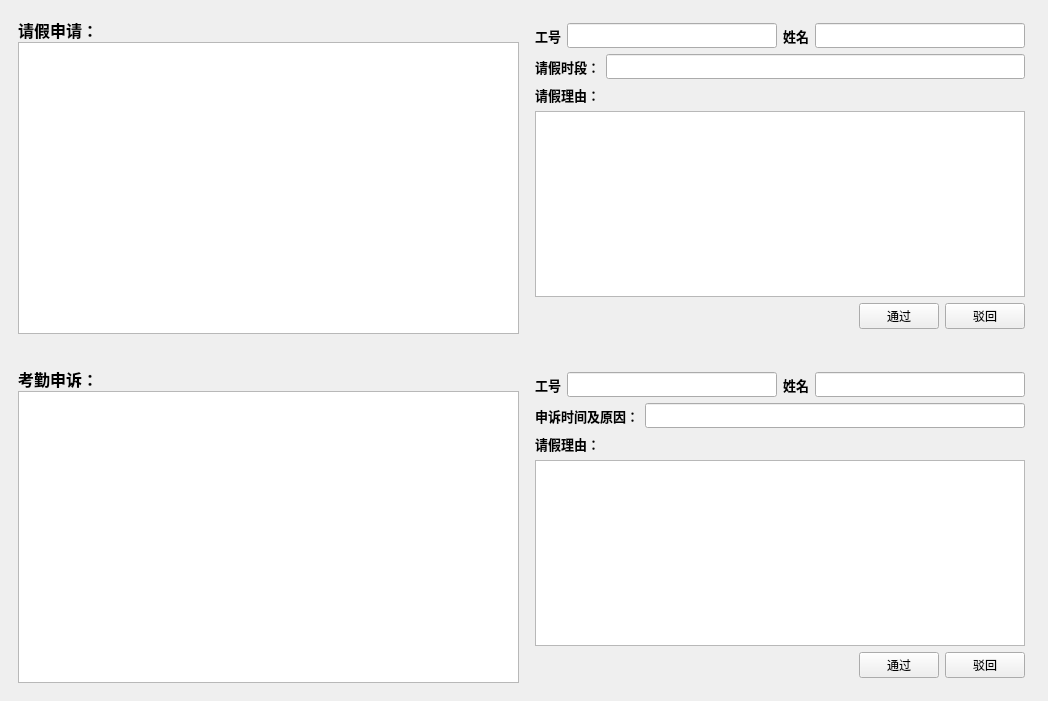
<?xml version="1.0" encoding="UTF-8"?>
<ui version="4.0">
 <class>Requests_Verify_ui</class>
 <widget class="QWidget" name="Requests_Verify_ui">
  <property name="geometry">
   <rect>
    <x>0</x>
    <y>0</y>
    <width>1048</width>
    <height>701</height>
   </rect>
  </property>
  <property name="windowTitle">
   <string>Form</string>
  </property>
  <layout class="QGridLayout" name="gridLayout_4">
   <property name="leftMargin">
    <number>9</number>
   </property>
   <property name="topMargin">
    <number>9</number>
   </property>
   <property name="rightMargin">
    <number>9</number>
   </property>
   <property name="bottomMargin">
    <number>9</number>
   </property>
   <property name="verticalSpacing">
    <number>15</number>
   </property>
   <item row="0" column="0">
    <widget class="QWidget" name="widget_breakday_container" native="true">
     <layout class="QGridLayout" name="gridLayout_2">
      <property name="horizontalSpacing">
       <number>11</number>
      </property>
      <item row="0" column="0">
       <layout class="QVBoxLayout" name="layout_breakday_show">
        <item>
         <widget class="QLabel" name="label_breakday_title">
          <property name="font">
           <font>
            <family>Microsoft YaHei UI</family>
            <pointsize>12</pointsize>
            <weight>75</weight>
            <bold>true</bold>
           </font>
          </property>
          <property name="text">
           <string>请假申请：</string>
          </property>
         </widget>
        </item>
        <item>
         <widget class="QTableView" name="tableView_breakday_show"/>
        </item>
       </layout>
      </item>
      <item row="0" column="1">
       <widget class="QWidget" name="widget_breakday_deal" native="true">
        <layout class="QGridLayout" name="gridLayout_3">
         <property name="leftMargin">
          <number>5</number>
         </property>
         <property name="topMargin">
          <number>5</number>
         </property>
         <property name="rightMargin">
          <number>5</number>
         </property>
         <property name="bottomMargin">
          <number>5</number>
         </property>
         <item row="0" column="0">
          <layout class="QHBoxLayout" name="layout_showBasicInfo">
           <item>
            <widget class="QLabel" name="label_showId">
             <property name="font">
              <font>
               <family>Microsoft YaHei UI</family>
               <pointsize>10</pointsize>
               <weight>75</weight>
               <bold>true</bold>
              </font>
             </property>
             <property name="text">
              <string>工号</string>
             </property>
            </widget>
           </item>
           <item>
            <widget class="QLineEdit" name="LEdit_showId">
             <property name="font">
              <font>
               <family>Microsoft YaHei</family>
              </font>
             </property>
            </widget>
           </item>
           <item>
            <widget class="QLabel" name="label_showName">
             <property name="font">
              <font>
               <family>Microsoft YaHei UI</family>
               <pointsize>10</pointsize>
               <weight>75</weight>
               <bold>true</bold>
              </font>
             </property>
             <property name="text">
              <string>姓名</string>
             </property>
            </widget>
           </item>
           <item>
            <widget class="QLineEdit" name="lineEdit">
             <property name="font">
              <font>
               <family>Microsoft YaHei</family>
              </font>
             </property>
            </widget>
           </item>
          </layout>
         </item>
         <item row="2" column="0">
          <layout class="QVBoxLayout" name="layout_showBreakRsn">
           <item>
            <widget class="QLabel" name="label">
             <property name="font">
              <font>
               <family>Microsoft YaHei UI</family>
               <pointsize>10</pointsize>
               <weight>75</weight>
               <bold>true</bold>
              </font>
             </property>
             <property name="text">
              <string>请假理由：</string>
             </property>
            </widget>
           </item>
           <item>
            <widget class="QTextEdit" name="tedit_showBreakRsn">
             <property name="font">
              <font>
               <family>Microsoft YaHei</family>
              </font>
             </property>
            </widget>
           </item>
          </layout>
         </item>
         <item row="1" column="0">
          <layout class="QHBoxLayout" name="layout_showBreakTime">
           <item>
            <widget class="QLabel" name="label_showBreakTime">
             <property name="font">
              <font>
               <family>Microsoft YaHei UI</family>
               <pointsize>10</pointsize>
               <weight>75</weight>
               <bold>true</bold>
              </font>
             </property>
             <property name="text">
              <string>请假时段：</string>
             </property>
            </widget>
           </item>
           <item>
            <widget class="QLineEdit" name="LEdit_showBreakTime">
             <property name="font">
              <font>
               <family>Microsoft YaHei</family>
              </font>
             </property>
            </widget>
           </item>
          </layout>
         </item>
         <item row="3" column="0">
          <layout class="QHBoxLayout" name="layout_showBreakBtn">
           <item>
            <spacer name="horizontalSpacer">
             <property name="orientation">
              <enum>Qt::Horizontal</enum>
             </property>
             <property name="sizeHint" stdset="0">
              <size>
               <width>40</width>
               <height>20</height>
              </size>
             </property>
            </spacer>
           </item>
           <item>
            <widget class="QPushButton" name="btn_breakPass">
             <property name="text">
              <string>通过</string>
             </property>
            </widget>
           </item>
           <item>
            <widget class="QPushButton" name="btn_breakDeny">
             <property name="text">
              <string>驳回</string>
             </property>
            </widget>
           </item>
          </layout>
         </item>
        </layout>
       </widget>
      </item>
     </layout>
    </widget>
   </item>
   <item row="1" column="0">
    <widget class="QWidget" name="widget_complain_container" native="true">
     <layout class="QGridLayout" name="gridLayout">
      <property name="horizontalSpacing">
       <number>11</number>
      </property>
      <item row="0" column="0">
       <layout class="QVBoxLayout" name="layout_complain_show">
        <item>
         <widget class="QLabel" name="label_complain_title">
          <property name="font">
           <font>
            <family>Microsoft YaHei UI</family>
            <pointsize>12</pointsize>
            <weight>75</weight>
            <bold>true</bold>
           </font>
          </property>
          <property name="text">
           <string>考勤申诉：</string>
          </property>
         </widget>
        </item>
        <item>
         <widget class="QTableView" name="tableView_complain_show"/>
        </item>
       </layout>
      </item>
      <item row="0" column="1">
       <widget class="QWidget" name="widget_complain_deal" native="true">
        <layout class="QGridLayout" name="gridLayout_5">
         <property name="leftMargin">
          <number>5</number>
         </property>
         <property name="topMargin">
          <number>5</number>
         </property>
         <property name="rightMargin">
          <number>5</number>
         </property>
         <property name="bottomMargin">
          <number>5</number>
         </property>
         <item row="1" column="0">
          <layout class="QHBoxLayout" name="layout_showComplainTime">
           <item>
            <widget class="QLabel" name="label_showComplainTime">
             <property name="font">
              <font>
               <family>Microsoft YaHei UI</family>
               <pointsize>10</pointsize>
               <weight>75</weight>
               <bold>true</bold>
              </font>
             </property>
             <property name="text">
              <string>申诉时间及原因：</string>
             </property>
            </widget>
           </item>
           <item>
            <widget class="QLineEdit" name="LEdit_showComplainTime">
             <property name="font">
              <font>
               <family>Microsoft YaHei</family>
              </font>
             </property>
            </widget>
           </item>
          </layout>
         </item>
         <item row="0" column="0">
          <layout class="QHBoxLayout" name="layout_showBasicInfo_cmpn">
           <item>
            <widget class="QLabel" name="label_showId_cmpn">
             <property name="font">
              <font>
               <family>Microsoft YaHei UI</family>
               <pointsize>10</pointsize>
               <weight>75</weight>
               <bold>true</bold>
              </font>
             </property>
             <property name="text">
              <string>工号</string>
             </property>
            </widget>
           </item>
           <item>
            <widget class="QLineEdit" name="LEdit_showId_cmpn">
             <property name="font">
              <font>
               <family>Microsoft YaHei</family>
              </font>
             </property>
            </widget>
           </item>
           <item>
            <widget class="QLabel" name="label_showName_cmpn">
             <property name="font">
              <font>
               <family>Microsoft YaHei UI</family>
               <pointsize>10</pointsize>
               <weight>75</weight>
               <bold>true</bold>
              </font>
             </property>
             <property name="text">
              <string>姓名</string>
             </property>
            </widget>
           </item>
           <item>
            <widget class="QLineEdit" name="lineEdit_cmpn">
             <property name="font">
              <font>
               <family>Microsoft YaHei</family>
              </font>
             </property>
            </widget>
           </item>
          </layout>
         </item>
         <item row="2" column="0">
          <layout class="QVBoxLayout" name="layout_showComplainRsn">
           <item>
            <widget class="QLabel" name="label_showConplainRsn">
             <property name="font">
              <font>
               <family>Microsoft YaHei UI</family>
               <pointsize>10</pointsize>
               <weight>75</weight>
               <bold>true</bold>
              </font>
             </property>
             <property name="text">
              <string>请假理由：</string>
             </property>
            </widget>
           </item>
           <item>
            <widget class="QTextEdit" name="tedit_showComplainRsn">
             <property name="font">
              <font>
               <family>Microsoft YaHei</family>
              </font>
             </property>
            </widget>
           </item>
           <item>
            <layout class="QHBoxLayout" name="layout_showComplainBtn">
             <item>
              <spacer name="horizontalSpacer_2">
               <property name="orientation">
                <enum>Qt::Horizontal</enum>
               </property>
               <property name="sizeHint" stdset="0">
                <size>
                 <width>40</width>
                 <height>20</height>
                </size>
               </property>
              </spacer>
             </item>
             <item>
              <widget class="QPushButton" name="btn_complainPass">
               <property name="text">
                <string>通过</string>
               </property>
              </widget>
             </item>
             <item>
              <widget class="QPushButton" name="btn_complainDeny">
               <property name="text">
                <string>驳回</string>
               </property>
              </widget>
             </item>
            </layout>
           </item>
          </layout>
         </item>
        </layout>
       </widget>
      </item>
     </layout>
    </widget>
   </item>
  </layout>
 </widget>
 <resources/>
 <connections/>
</ui>
